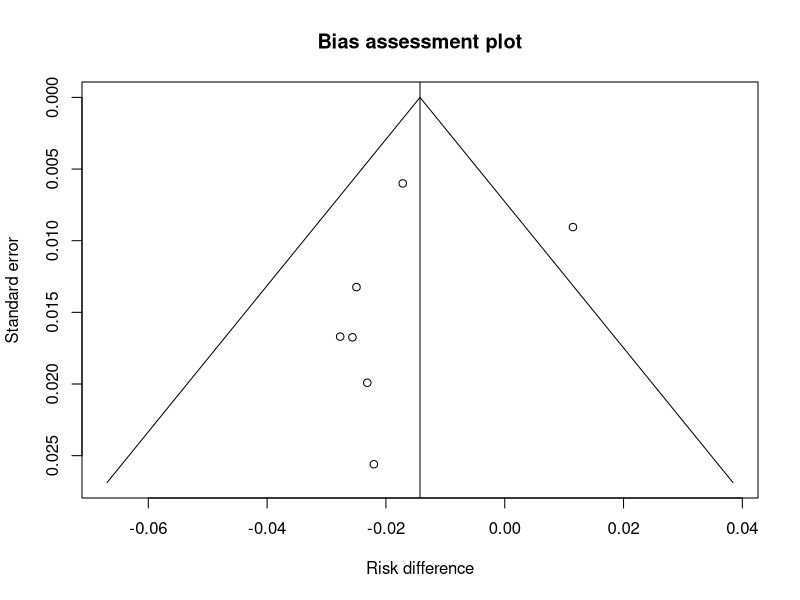
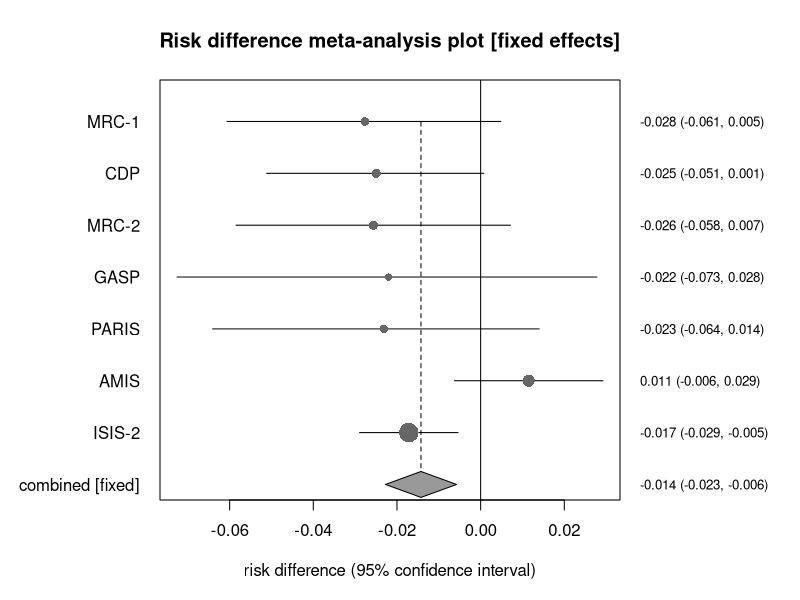
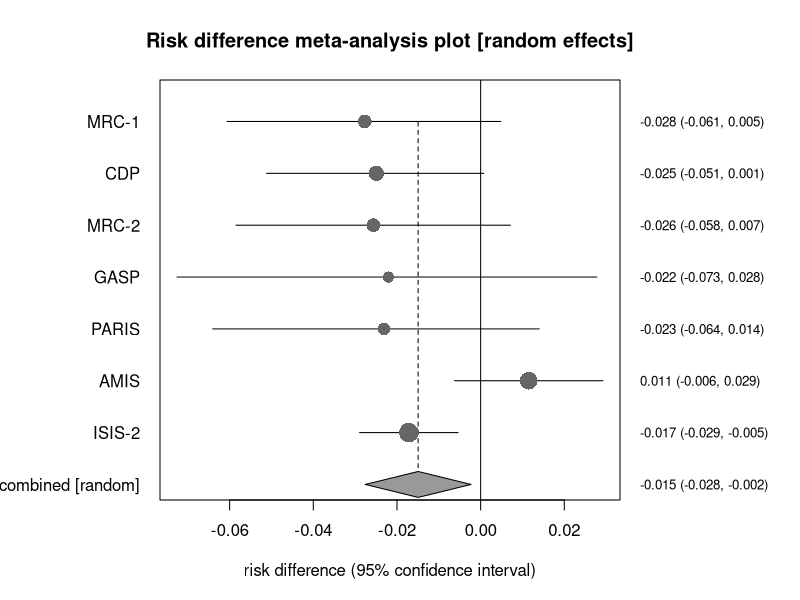

These figures' R source, in order:
# Risk difference meta-analysis: the StatsDirect help example (Fleiss and Gross 1991,
# deaths after myocardial infarction in seven placebo-controlled trials of aspirin; the
# test workbook's Meta-analysis worksheet columns A to E) in R
study <- c("MRC-1", "CDP", "MRC-2", "GASP", "PARIS", "AMIS", "ISIS-2")
n1 <- c(615, 758, 832, 317, 810, 2267, 8587)   # aspirin: patients
a <- c(49, 44, 102, 32, 85, 246, 1570)         # aspirin: deaths
n2 <- c(624, 771, 850, 309, 406, 2257, 8600)   # placebo: patients
b <- c(67, 64, 126, 38, 52, 219, 1720)         # placebo: deaths

# Base R has no meta-analysis function, so the statistics are computed from the tables
# as the formulae above give them
six <- function(x) formatC(x, digits = 6, format = "f", drop0trailing = TRUE)
one <- function(x) formatC(x, digits = 1, format = "f", drop0trailing = TRUE)
pv <- function(p) {
  if (p < 0.0001) "P < 0.0001" else
    paste("P =", formatC(p, digits = 4, format = "f", drop0trailing = TRUE))
}
z <- qnorm(0.975)
k <- length(a)
c <- n1 - a
d <- n2 - b
n <- n1 + n2
rd <- a / n1 - b / n2

# The 'near exact' confidence interval of Miettinen and Nurminen (1985) for each study:
# the values of the difference at which the score statistic reaches -1.96 and +1.96,
# with the two proportions estimated under the constraint that they differ by that
# value (the closed form of the constrained estimates, Newcombe 1998 method 10) and
# the variance multiplied by N / (N - 1). These tables have no empty cells; with one,
# StatsDirect would also add a continuity correction to the variances further down.
mn_limits <- function(a, n1, b, n2) {
  N <- n1 + n2
  score <- function(delta) {
    L3 <- N
    L2 <- (n1 + 2 * n2) * delta - N - a - b
    L1 <- (n2 * delta - N - 2 * b) * delta + a + b
    L0 <- b * delta * (1 - delta)
    q <- L2^3 / (3 * L3)^3 - L1 * L2 / (6 * L3^2) + L0 / (2 * L3)
    p <- sign(q) * sqrt(L2^2 / (3 * L3)^2 - L1 / (3 * L3))
    p2 <- 2 * p * cos((pi + acos(q / p^3)) / 3) - L2 / (3 * L3)
    p1 <- p2 + delta
    v <- (p1 * (1 - p1) / n1 + p2 * (1 - p2) / n2) * N / (N - 1)
    (a / n1 - b / n2 - delta) / sqrt(v)
  }
  est <- a / n1 - b / n2
  c(uniroot(function(x) score(x) - z, c(-1 + 1e-9, est), tol = 1e-12)$root,
    uniroot(function(x) score(x) + z, c(est, 1 - 1e-9), tol = 1e-12)$root)
}
ci <- t(mapply(mn_limits, a, n1, b, n2))
se <- (ci[, 2] - ci[, 1]) / (2 * z)   # the standard error each interval implies
v <- se^2

# Mantel-Haenszel weights (fixed effects) and the pooled difference of Greenland and
# Robins (1985), with their variance formula
w_mh <- n1 * n2 / n
rd_mh <- sum(w_mh * rd) / sum(w_mh)
var_mh <- sum((a * c * n2^3 + b * d * n1^3) / (n1 * n2 * n^2)) / sum(w_mh)^2
se_mh <- sqrt(var_mh)

# Cochran's Q about the pooled difference, with inverse variance weights from the
# binomial variances; the DerSimonian-Laird moment estimate of the between studies
# variance and the random effects weights
v_iv <- a * c / n1^3 + b * d / n2^3
w_iv <- 1 / v_iv
q <- sum(w_iv * (rd - rd_mh)^2)
tau2 <- max(0, (q - (k - 1)) / (sum(w_iv) - sum(w_iv^2) / sum(w_iv)))
w_dl <- 1 / (v_iv + tau2)
rd_dl <- sum(w_dl * rd) / sum(w_dl)
se_dl <- 1 / sqrt(sum(w_dl))

# The study table: risk differences, their intervals, the variances the intervals
# imply and the percentage weights
tab <- data.frame(Study = study, `Risk difference` = six(rd), Lower = six(ci[, 1]),
                  Upper = six(ci[, 2]), Variance = six(v),
                  `% fixed` = six(100 * w_mh / sum(w_mh)),
                  `% random` = six(100 * w_dl / sum(w_dl)), check.names = FALSE)
print(tab, row.names = FALSE)

cat("Fixed effects (Mantel-Haenszel, Greenland-Robins)\n")
cat("Pooled risk difference = ", six(rd_mh), " (95% CI = ", six(rd_mh - z * se_mh),
    " to ", six(rd_mh + z * se_mh), ")\n", sep = "")
x2 <- (rd_mh / se_mh)^2
cat("Chi-square (test risk difference differs from 0) =", six(x2), " (df = 1) ",
    pv(pchisq(x2, 1, lower.tail = FALSE)), "\n")

# I-squared = (Q - df) / Q, with the interval StatsDirect gives by default (the 'exact'
# option, Hedges and Pigott 2001): Q is treated as non-central chi-square and its
# distribution function at the observed Q is inverted for the non-centrality parameter
# lambda, the lower limit where that probability is 0.975 (0 when even the central
# distribution gives less) and the upper where it is 0.025; each limit is converted to
# I-squared as lambda / (df + lambda)
cat("Non-combinability of studies\n")
dfree <- k - 1
cat("Cochran Q =", six(q), paste0(" (df = ", dfree, ") "),
    pv(pchisq(q, dfree, lower.tail = FALSE)), "\n")
cat("Moment-based estimate of between studies variance =", six(tau2), "\n")
i2 <- 100 * max(0, (q - dfree) / q)
lambda <- function(p) {
  if (pchisq(q, dfree) < p) 0 else
    uniroot(function(l) pchisq(q, dfree, ncp = l) - p, c(0, 10 * q + 100),
            tol = 1e-10)$root
}
lim <- c(lambda(0.975), lambda(0.025))
cat("I-squared (inconsistency) = ", one(i2), "% (95% CI = ",
    one(100 * lim[1] / (dfree + lim[1])), "% to ",
    one(100 * lim[2] / (dfree + lim[2])), "%)\n", sep = "")

cat("Random effects (DerSimonian-Laird)\n")
cat("Pooled risk difference = ", six(rd_dl), " (95% CI = ", six(rd_dl - z * se_dl),
    " to ", six(rd_dl + z * se_dl), ")\n", sep = "")
x2_dl <- (rd_dl / se_dl)^2
cat("Chi-square (test risk difference differs from 0) =", six(x2_dl), " (df = 1) ",
    pv(pchisq(x2_dl, 1, lower.tail = FALSE)), "\n")

# Bias indicators, both from the standard errors the intervals above imply. Begg and
# Mazumdar's test is Kendall's rank correlation between the standardised effects
# (deviations from the inverse variance pooled estimate) and the variances, with the
# exact P that cor.test gives for so few studies when no values tie (fewer than about
# ten gives the test little power). Egger's test regresses the standardised effect
# (estimate / se) on precision (1 / se) and asks whether the intercept is zero, with
# a 90% interval.
cat("Bias indicators\n")
w <- 1 / v
rd_iv <- sum(w * rd) / sum(w)
t_std <- (rd - rd_iv) / sqrt(v - 1 / sum(w))
begg <- cor.test(t_std, v, method = "kendall")
cat("Begg-Mazumdar: Kendall's tau =", six(begg$estimate), " ", pv(begg$p.value),
    "(low power)\n")
egger <- lm(I(rd / se) ~ I(1 / se))
bias <- coef(egger)[1]
cat("Egger: bias = ", six(bias), " (90% CI = ", six(confint(egger, level = 0.9)[1, 1]),
    " to ", six(confint(egger, level = 0.9)[1, 2]), ")  ",
    pv(summary(egger)$coefficients[1, 4]), "\n", sep = "")

# The charts that follow in the report: a bias assessment (funnel) plot of each risk
# difference against its standard error, with the fixed effects pooled estimate and
# the limits within which 95% of study estimates would fall at each standard error
top <- max(se) * 1.05
plot(rd, se, ylim = c(top, 0), xlim = range(rd, rd_mh + c(-1, 1) * z * top),
     xlab = "Risk difference", ylab = "Standard error", main = "Bias assessment plot")
abline(v = rd_mh)
lines(rd_mh + c(-1, 0, 1) * z * top, c(top, 0, top))

# Then a forest plot for each model: a circle per study sized by its weight, its
# interval as a line, the pooled estimate as a diamond, the line of no effect and a
# dashed line at the pooled estimate
forest <- function(weight, pooled, lower, upper, title, label) {
  rows <- k:1
  op <- par(mar = c(5, 8, 4, 9))
  plot(NA, xlim = range(ci, lower, upper, 0), ylim = c(0, k + 0.5), yaxt = "n",
       ylab = "", xlab = "risk difference (95% confidence interval)", main = title)
  axis(2, at = c(rows, 0), labels = c(study, label), las = 1, tick = FALSE)
  axis(4, at = c(rows, 0), tick = FALSE, las = 1, cex.axis = 0.8,
       labels = sprintf("%.3f (%.3f, %.3f)", c(rd, pooled), c(ci[, 1], lower),
                        c(ci[, 2], upper)))
  abline(v = 0)
  segments(pooled, 0, pooled, k, lty = 2)
  segments(ci[, 1], rows, ci[, 2], rows)
  points(rd, rows, pch = 16, col = "grey40", cex = 0.6 + 2 * sqrt(weight / max(weight)))
  polygon(c(lower, pooled, upper, pooled), c(0, 0.25, 0, -0.25), col = "grey60")
  par(op)
}
forest(w_mh, rd_mh, rd_mh - z * se_mh, rd_mh + z * se_mh,
       "Risk difference meta-analysis plot [fixed effects]", "combined [fixed]")
forest(w_dl, rd_dl, rd_dl - z * se_dl, rd_dl + z * se_dl,
       "Risk difference meta-analysis plot [random effects]", "combined [random]")
